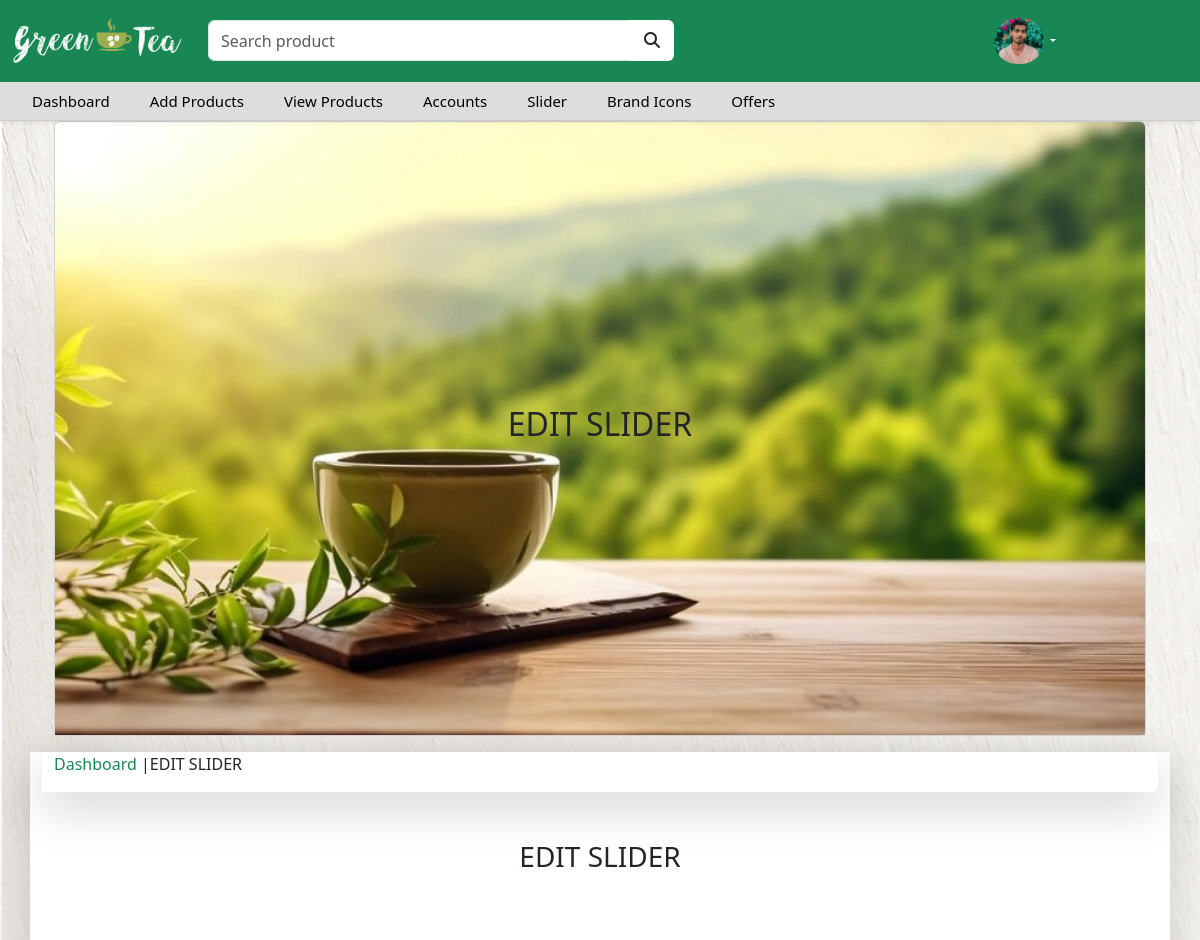
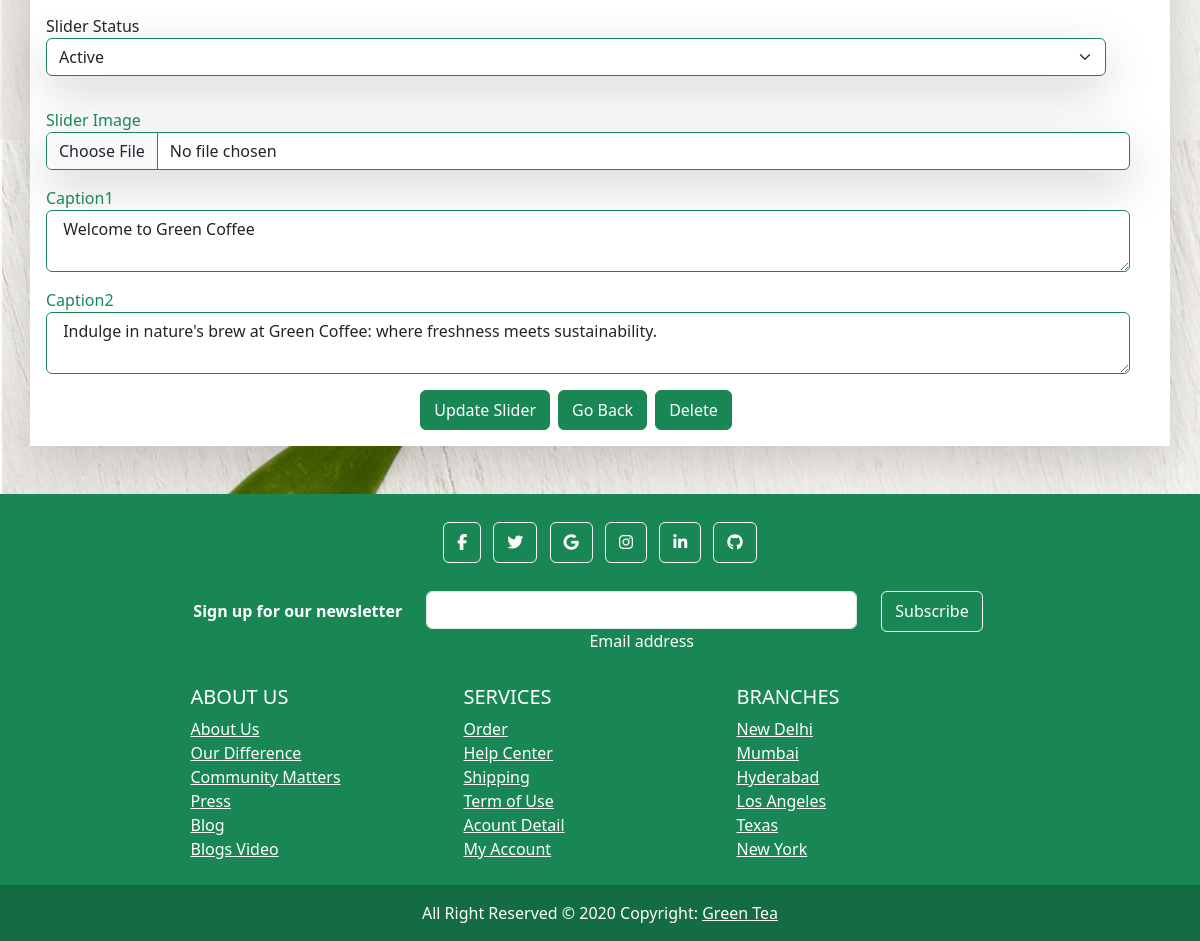
The app's page /Admin/editslider.php?id=6 (signed in) with its own data (2 pictures, top to bottom).
### tables this page shows
CREATE TABLE `slider` (
  `slider_id` int(11) NOT NULL,
  `image` varchar(255) NOT NULL,
  `caption1` varchar(255) NOT NULL,
  `caption2` longtext NOT NULL,
  `status` varchar(255) NOT NULL DEFAULT 'Active'
);

### Admin/editslider.php (the view, shortened to what this page needs)
<?php
include 'header.php';
if (isset($_GET['id'])) {
    $id = $_GET['id'];
    $sql = "SELECT * FROM slider WHERE slider_id = $id";
    $result = mysqli_query($con, $sql);
    while ($row = $result->fetch_assoc()) {
        $caption1 = $row['caption1'];
        $caption2 = $row['caption2'];
    }
}
?>
<!DOCTYPE html>
<html lang="en">
<head>
    <link rel="stylesheet" href="bootstrap.min.css">
</head>
<body>
    <div class="container d-flex justify-content-center">
        <div class="row w-100">
            <div class="col-sm-12 col-md-12 text-dark">
                <div class="card ">
                    <img class="card-img-top w-100" src="../image/p3.jpg" alt="Card image">
                    <div class="card-img-overlay d-flex align-items-center justify-content-center">
                        <h2 class="card-title text-dark text-uppercase">Edit Slider</h2>
                    </div>
                </div>
            </div>
        </div>
    </div>
    <div class="container bg-white text-dark shadow-lg bg-body w-100 my-3">
        <div class="container bg-white text-dark shadow-lg bg-body rounded w-100 ">
            <div class="row">
                <div class="col-sm-12 col-md-12 bg-white text-dark">
                    <p class="text-success">Dashboard <span class="text-dark text-uppercase">|Edit Slider</span></p>
                </div>
            </div>
        </div>
        <h3 class="text-uppercase text-center my-5">Edit Slider</h3>
        <div class="row justify-content-center">
            <div class="col-12 col-sm-12 col-md-12 p-3">
                <form action="" method="post" enctype="multipart/form-data">
                    <div class="row">
                        <div class="form mb-3 mt-3 col-md-12 col-12">
                            <label for="status" class="text-dark">Slider Status</label>
                            <select class="form-select form-control shadow-lg border-success" id="status" name="status">
                                <option>Active</option>
                            </select>
                        </div>
                    </div>
                    <div class="form mb-3 mt-3 col-md-12">
                        <label for="image" class="text-success">Slider Image</label><br>
                        <input type="file" class="form-control shadow-lg border-success" name="image" id="image"
                            value="">
                    </div>
                    <div class="form mb-3 mt-3 col-md-12">
                        <label for="message" class="text-success">Caption1</label>
                        <textarea id="message" class="md-textarea form-control border-success" rows="2" name="caption1"> <?php echo $caption1 ?>
                                   </textarea>
                    </div>
                    <div class="form mb-3 mt-3 col-md-12">
                        <label for="message" class="text-success">Caption2</label>
                        <textarea id="message" class="md-textarea form-control border-success" rows="2" name="caption2"> <?php echo $caption2 ?>
                                                       </textarea>
                    </div>
                    <div class="row justify-content-center">
                        <div class="col-12 col-sm-12 d-flex justify-content-center gap-2">
                            <button type="submit" class="btn btn-success rounded" name="btn">Update Slider</button>
                            <a href="slider.php" class="btn btn-success rounded  ">Go Back</a>
                            <a href="delete.php?slider_id=<?php echo $id?>" class="btn btn-success rounded" name="btn"
                              >Delete</a>
                        </div>
                    </div>
            </div>
        </div>
    </div>
    <?php
    include 'footer.php'
        ?>
</body>
</html>

### Admin/header.php (shortened to what this page needs)
<?php
require '../db_connect.php';
$sql = "SELECT * FROM adminlogin ";
$result = mysqli_query($con, $sql);
while ($row = $result->fetch_assoc()) {
    $image = $row['image'];
}
?>
<!doctype html>
<html lang="en">
<head>
    <link rel="stylesheet" href="style.css">
    <link rel="stylesheet" href="bootstrap.min.css">
    <link href="https://stackpath.bootstrapcdn.com/font-awesome/4.7.0/css/font-awesome.min.css" rel="stylesheet">
    <link rel="stylesheet" href="bootstrap.min.css">
    <link rel="stylesheet" href="style.css">
</head>
<body>
    <div class="main-navbar shadow-sm sticky-top">
        <div class="top-navbar">
            <div class="container-fluid">
                <div class="row">
                    <div class=" col-4 col-sm-4 col-md-2 my-auto">
                        <img src="../image/logo2.png" alt="Avatar Logo" style=";" class="img-fluid">
                    </div>
                    <div class="col-8 col-sm-8 col-md-5 my-auto">
                        <form role="search">
                            <div class="input-group">
                                <input autofocus type="search" placeholder="Search product" class="form-control" />
                                <button class="btn bg-white" type="submit">
                                    <i class="fa fa-search text-dark"></i>
                                </button>
                            </div>
                        </form>
                    </div>
                    <div class="col-12 col-sm-12 col-md-4 my-auto">
                        <ul class="nav justify-content-end">
                            <li class="nav-item dropdown">
                                <a class="nav-link dropdown-toggle" href="#" role="button" data-bs-toggle="dropdown"> <i
                                        class="fas ">
                                        <img src="<?php echo "../image/" . $image ?>" alt="Avatar Logo" style="width:50px;"
                                            class="rounded-pill">
                                    </i> </a>
                            </li>
                        </ul>
                    </div>
                </div>
            </div>
        </div>
        <nav class="navbar navbar-expand-lg">
            <div class="container-fluid">
                <div class="collapse navbar-collapse" id="navbarSupportedContent">
                    <ul class="navbar-nav me-auto mb-2 mb-lg-0">
                        <li class="nav-item">
                            <a class="nav-link" href="index.php">Dashboard</a>
                        </li>
                        <li class="nav-item">
                            <a class="nav-link" href="addproduct.php">Add Products</a>
                        </li>
                        <li class="nav-item">
                            <a class="nav-link" href="view.php">View Products</a>
                        </li>
                        <li class="nav-item">
                            <a class="nav-link" href="Accounts.php">Accounts</a>
                        </li>
                        <li class="nav-item">
                            <a class="nav-link" href="slider.php">Slider</a>
                        </li>
                        <li class="nav-item">
                            <a class="nav-link" href="brandicons.php">Brand Icons</a>
                        </li>
                          <li class="nav-item">
                            <a class="nav-link" href="offers.php">Offers</a>
                        </li>
                    </ul>
                </div>
            </div>
        </nav>
    </div>
</body>
</html>

### Admin/style.css (style rules this page uses)
* { max-width: 100%; max-height: 100%; }
body { background-image: url(image/body-bg.jpg); }
.main-navbar { border-bottom: 1px solid #ccc; }
.main-navbar .top-navbar { background-color: #198754; padding-top: 10px; padding-bottom: 10px; }
.main-navbar .top-navbar .nav-link { color: #fff; font-size: 16px; font-weight: 500; }
.main-navbar .navbar { padding: 0px; background-color: #ddd; }
.main-navbar .navbar .nav-item .nav-link { padding: 8px 20px; color: #000; font-size: 15px; }
.btn { line-height: 1.8; background-color: #198754; padding: 5px 13px; display: inline-block; color: #fff; text-transform: capitalize; font-family: inherit; font-size: 16px; cursor: pointer; user-select: none; position: relative; overflow: hidden; vertical-align: middle; transition: color 0.3s ease; z-index: 2; }
.btn::before { position: absolute; content: ''; left: 0; top: 0; background: #42bf85; height: 100%; width: 0; z-index: -1; transition: width 0.3s ease; }
label { cursor: pointer; }
@media only screen and (min-width: 768px) { .main-navbar .top-navbar .nav-link { font-size: 12px; padding: 8px 10px; } }

### records on screen
slider: caption1 "Welcome to Green Coffee", caption2 "Indulge in nature's brew at Green Coffee: where freshness meets sustainability."
